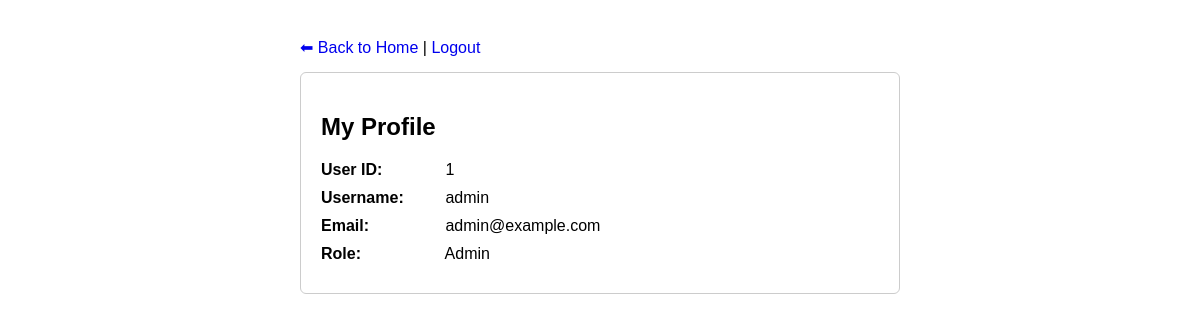
The app's page /profile.php (signed in) with its own data.
### tables this page shows
CREATE TABLE `users` (
  `user_id` int(11) NOT NULL,
  `username` varchar(50) NOT NULL,
  `email` varchar(100) NOT NULL,
  `password` varchar(255) NOT NULL,
  `is_admin` tinyint(1) DEFAULT 0
);

### profile.php (the view, shortened to what this page needs)
<?php
include 'connection.php';
$user_id = $_SESSION['user_id'];
$stmt = $conn->prepare("SELECT user_id, username, email, is_admin FROM users WHERE user_id = ? LIMIT 1");
$stmt->bind_param("i", $user_id);
$stmt->execute();
$result = $stmt->get_result();
$user = $result->fetch_assoc();
?>
<!DOCTYPE html>
<html>
<head>
</head>
<body>
<div class="container">
    <div class="nav">
        <a href="user_home.php">⬅ Back to Home</a> |
        <a href="logout.php">Logout</a>
    </div>
    <div class="card">
        <h2>My Profile</h2>
        <div class="row">
            <span class="label">User ID:</span>
            <?= htmlspecialchars($user['user_id']) ?>
        </div>
        <div class="row">
            <span class="label">Username:</span>
            <?= htmlspecialchars($user['username']) ?>
        </div>
        <div class="row">
            <span class="label">Email:</span>
            <?= htmlspecialchars($user['email']) ?>
        </div>
        <div class="row">
            <span class="label">Role:</span>
            <?= ($user['is_admin'] == 1) ? "Admin" : "User" ?>
        </div>
    </div>
</div>
</body>
</html>

### profile.php (style rules this page uses)
body { font-family: Arial, sans-serif; padding: 30px; }
.container { max-width: 600px; margin: 0 auto; }
.card { border: 1px solid #ccc; padding: 20px; border-radius: 6px; }
.row { margin-bottom: 10px; }
.label { font-weight: bold; display: inline-block; width: 120px; }
a { text-decoration: none; }
.nav { margin-bottom: 15px; }

### records on screen
users: user_id "1", username "admin", email "admin@example.com"
